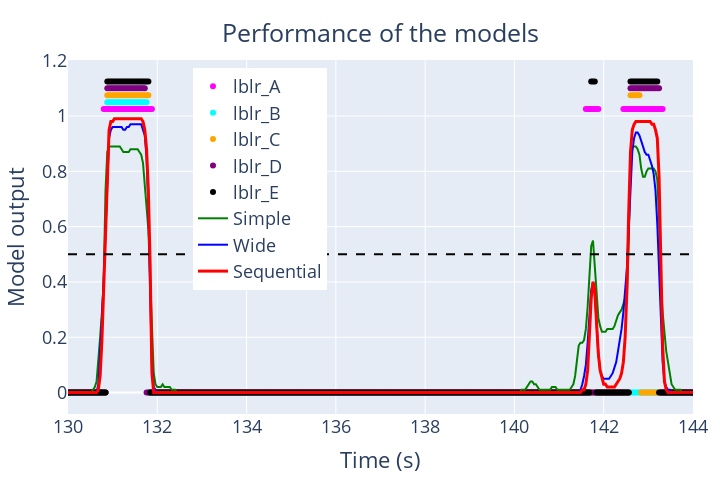

Write notebook code for a chart like this one.
### Code cell
import plotly.graph_objects as go

# Create a time axis (frame number divided by frame rate gives time in seconds)
time = np.arange(len(autolabels_simple["obj_1"])) / 25

# Create a figure
fig = go.Figure()

# Add traces for each label set
fig.add_trace(go.Scatter(x=time, y=[x * 1.025 for x in labels_A["obj_1"]], mode='markers', name='lblr_A', marker=dict(color='magenta')))
fig.add_trace(go.Scatter(x=time, y=[x * 1.05 for x in labels_B["obj_1"]], mode='markers', name='lblr_B', marker=dict(color='cyan')))
fig.add_trace(go.Scatter(x=time, y=[x * 1.075 for x in labels_C["obj_1"]], mode='markers', name='lblr_C', marker=dict(color='orange')))
fig.add_trace(go.Scatter(x=time, y=[x * 1.10 for x in labels_D["obj_1"]], mode='markers', name='lblr_D', marker=dict(color='purple')))
fig.add_trace(go.Scatter(x=time, y=[x * 1.125 for x in labels_E["obj_1"]], mode='markers', name='lblr_E', marker=dict(color='black')))

# fig.add_trace(go.Scatter(x=list(range(len(avrg_example["obj_1"]))), y=avrg_example["obj_1"], mode='lines', name='Average', line=dict(color='black')))

fig.add_trace(go.Scatter(x=time, y=autolabels_simple["obj_1"], mode='lines', name='Simple', line=dict(color='green', width=2)))
fig.add_trace(go.Scatter(x=time, y=autolabels_wide["obj_1"], mode='lines', name='Wide', line=dict(color='blue', width=2)))
# fig.add_trace(go.Scatter(x=list(range(len(autolabels_RF["obj_1"]))), y=autolabels_RF["obj_1"], mode='lines', name='RF', line=dict(color='gray', width=2)))
fig.add_trace(go.Scatter(x=time, y=autolabels_seq["obj_1"], mode='lines', name='Sequential', line=dict(color='red', width=3)))

# Add horizontal lines
fig.add_hline(y=0.5, line_dash="dash", line_color="black")

# Update layout
fig.update_layout(
title=dict(
        text=f'Performance of the models',
        x=0.5,
        y=0.95,
        xanchor='center',
        xref='paper'),
xaxis_title="Time (s)",
yaxis_title="Model output",
legend=dict(yanchor="bottom", y=0.35, xanchor="left", x=0.2),  # Position the legend above the plot
#yaxis=dict(range=[None, 1.2]),
xaxis=dict(range=[130, 144]),
margin=dict(t=60, b=20, l=20, r=20),
showlegend=True,
width=720,
height=480,
font=dict(size=18)
)

# Show the plot
fig.show()

### Figure 1 — Plotly figure (JSON) as saved in the notebook; plotly's stock layout.template omitted (floating-point values rounded to 4 significant figures; data arrays with more than 128 entries replaced by an {"elided": "..."} marker saying what was removed)
{"data": [{"marker": {"color": "magenta"}, "mode": "markers", "name": "lblr_A", "type": "scatter", "x": {"elided": "7493 float values"}, "y": {"elided": "7493 float values"}}, {"marker": {"color": "cyan"}, "mode": "markers", "name": "lblr_B", "type": "scatter", "x": {"elided": "7493 float values"}, "y": {"elided": "7493 float values"}}, {"marker": {"color": "orange"}, "mode": "markers", "name": "lblr_C", "type": "scatter", "x": {"elided": "7493 float values"}, "y": {"elided": "7493 float values"}}, {"marker": {"color": "purple"}, "mode": "markers", "name": "lblr_D", "type": "scatter", "x": {"elided": "7493 float values"}, "y": {"elided": "7493 float values"}}, {"marker": {"color": "black"}, "mode": "markers", "name": "lblr_E", "type": "scatter", "x": {"elided": "7493 float values"}, "y": {"elided": "7493 float values"}}, {"line": {"color": "green", "width": 2}, "mode": "lines", "name": "Simple", "type": "scatter", "x": {"elided": "7493 float values"}, "y": {"elided": "7493 float values"}}, {"line": {"color": "blue", "width": 2}, "mode": "lines", "name": "Wide", "type": "scatter", "x": {"elided": "7493 float values"}, "y": {"elided": "7493 float values"}}, {"line": {"color": "red", "width": 3}, "mode": "lines", "name": "Sequential", "type": "scatter", "x": {"elided": "7493 float values"}, "y": {"elided": "7493 float values"}}], "layout": {"font": {"size": 18}, "height": 480, "legend": {"x": 0.2, "xanchor": "left", "y": 0.35, "yanchor": "bottom"}, "margin": {"b": 20, "l": 20, "r": 20, "t": 60}, "shapes": [{"line": {"color": "black", "dash": "dash"}, "type": "line", "x0": 0, "x1": 1, "xref": "x domain", "y0": 0.5, "y1": 0.5, "yref": "y"}], "showlegend": true, "title": {"text": "Performance of the models", "x": 0.5, "xanchor": "center", "xref": "paper", "y": 0.95}, "width": 720, "xaxis": {"range": [130, 144], "title": {"text": "Time (s)"}}, "yaxis": {"title": {"text": "Model output"}}}}
